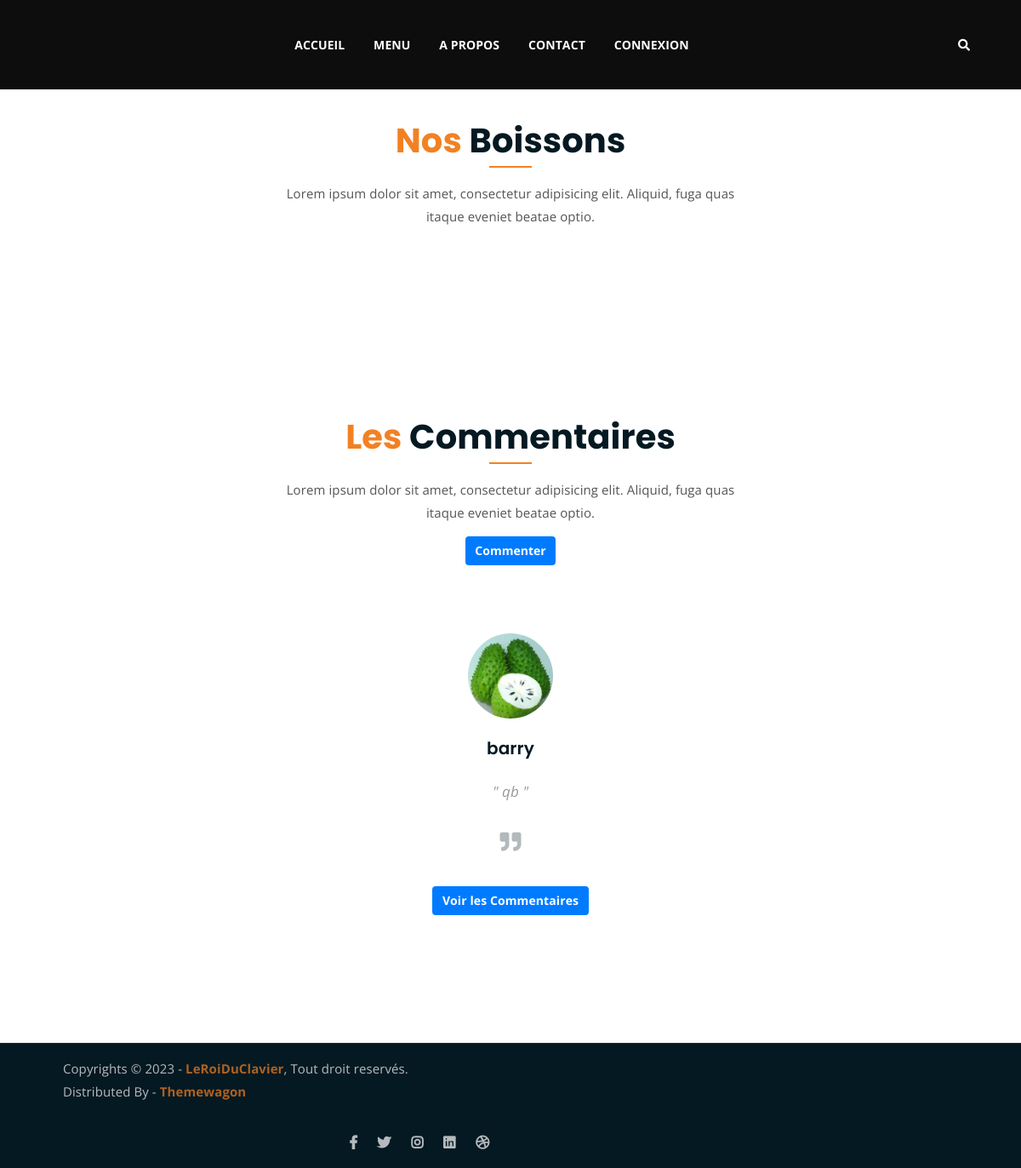
/boissons, run on an earlier commit of the app's database.
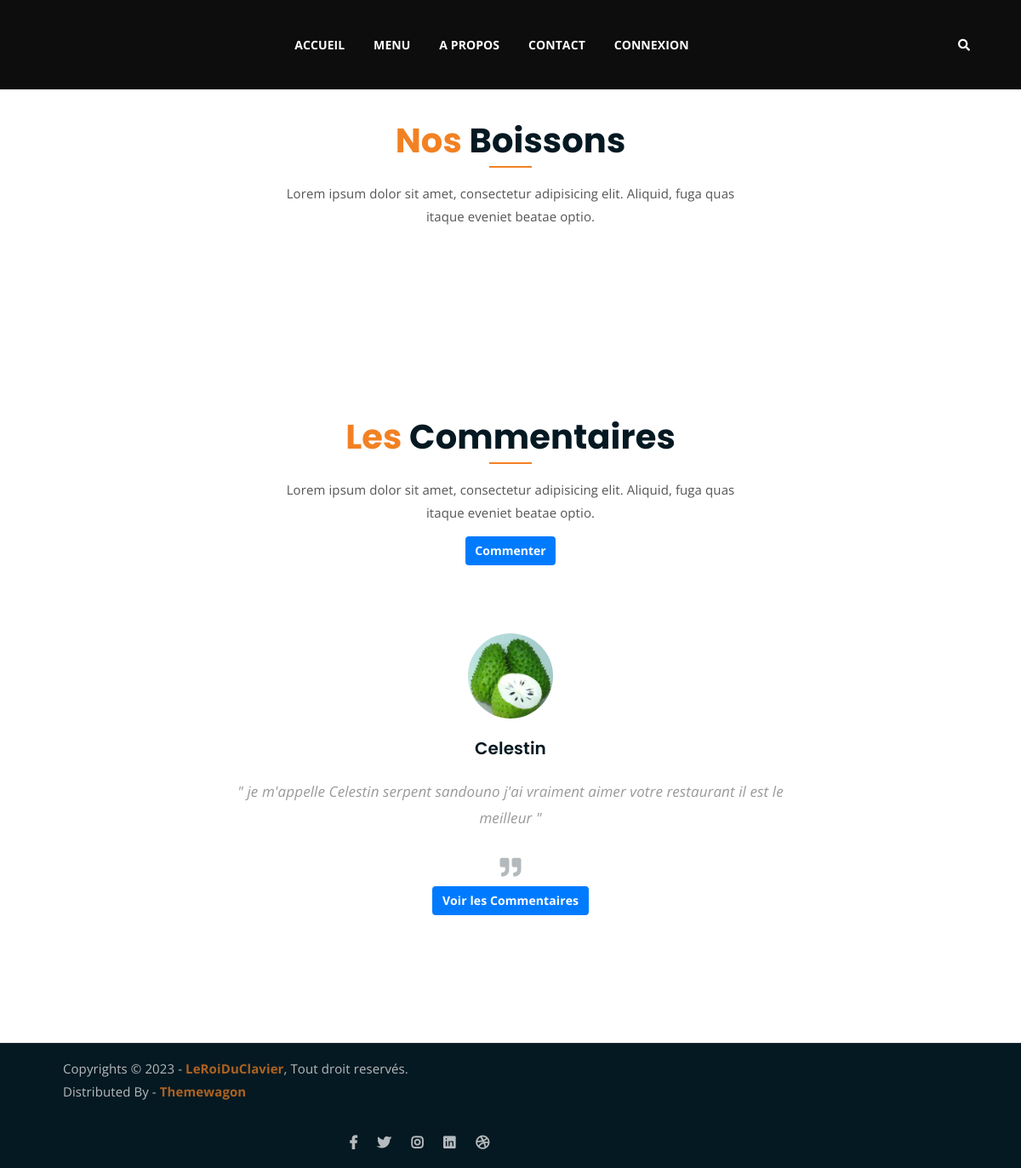
And on a later commit of the database.
### gestion_produit/models.py (models this page shows, shortened)
class Commentaires(models.Model):
    message = models.TextField(null=True)
    date = models.DateField(auto_now_add=True)
    userP = models.ForeignKey(AUTH_USER_MODEL,on_delete=models.CASCADE)
    class Meta:
        verbose_name = ('Commentaire')
        verbose_name_plural = ('commenamentaire')

### gestion_compte/models.py (models this page shows)
class utilisateurs(AbstractUser):
    phone = models.CharField(max_length=13,unique=True,null=True,blank=True)
    profile=models.ImageField(upload_to='profile/',null=True,blank=True)

### gestion_produit/views.py (the view)
def boissons(request):
    donnees = Produits.objects.filter(categorie__nom_categorie='boissons')
    context = {'donnees':donnees}
    return render(request,'gestion_produit/boissons.html',context)

### gestion_produit/context_proccessor.py (called while the page is built)
def cart(request):
    if request.user.is_authenticated:
        cart = Card.objects.get(user = request.user)
        nb = cart.orders.count()
    else:
        nb =0
    context={"nb":nb}# tout les elements de notre panier
    return context

def commentaire(request):
    if request.method == 'POST':
        msg = request.POST.get('message')
        com = Commentaires.objects.create(
            message=msg,
            userP=request.user)
        com.save()
    comment = Commentaires.objects.all()
    context = {'comment':comment}
    return context

### gestion_produit/templates/gestion_produit/boissons.html (shortened to what this page needs)
{% block header %}
	{% include "header.html" %}
{% endblock %}
<div class="product-section mt-150 mb-150">
	<div class="container">
		<div class="row">
			<div class="col-lg-8 offset-lg-2 text-center">
				<div class="section-title">
					<h3><span class="orange-text">Nos</span> Boissons</h3>
					<p>Lorem ipsum dolor sit amet, consectetur adipisicing elit. Aliquid, fuga quas itaque eveniet beatae optio.</p>
				</div>
			</div>
		</div>
	</div>
</div>
{% block footer %}
	{% include "footer.html" %}
{% endblock %}

### templates/footer.html (shortened to what this page needs)
{% load static %}
{% block footer %}
<div class="testimonail-section mt-150 mb-150">
	<div class="container">
		<div class="row">
			<div class="col-lg-8 offset-lg-2 text-center">
				<div class="section-title">
					<h3><span class="orange-text">Les</span> Commentaires</h3>
					<p>Lorem ipsum dolor sit amet, consectetur adipisicing elit. Aliquid, fuga quas itaque eveniet beatae optio.</p>
					<div style="display: flex; justify-content: center;">
						<button type="text" style="display: block;" class="btn btn-primary font-weight-bold mt-3" id="commenter">Commenter</button>
					</div>
				</div>
			</div>
		</div>
		<div class="row">
			<div class="col-lg-10 offset-lg-1 text-center">
				<div class="testimonial-sliders">
					{% for commentaire in comment %}
					<div class="single-testimonial-slider">
						<div class="client-avater">
							{% if commentaire.userP.profile %}
							<img src="{{ commentaire.userP.profile.url }}" alt="">
							{% else %}
							<img src="media/img/avatar.jpg" alt="">
							{% endif %}
						</div>
						<div class="client-meta">
							<h3>{{ commentaire.userP.username }}</h3>
							<p class="testimonial-body">
								" {{ commentaire.message }} "
							</p>
							<div class="last-icon">
								<i class="fas fa-quote-right"></i>
							</div>
						</div>
					</div>
					{% endfor %}
				</div>
			</div>
		</div>
		<p style="display: flex; justify-content: center;">
			<a href="" class="btn btn-primary" style="font-weight: bold;">Voir les Commentaires</a>
		</p>
	</div>
</div>
	<div class="copyright">
		<div class="container">
			<div class="row">hide
				<div class="col-lg-6 col-md-12">
					<p>Copyrights &copy; 2023 - <a href="https://imransdesign.com/">LeRoiDuClavier</a>,  Tout droit reservés.<br>
						Distributed By - <a href="https://themewagon.com/">Themewagon</a>
					</p>
				</div>
				<div class="col-lg-6 text-right col-md-12">
					<div class="social-icons">
						<ul>
							<li><a href="#" target="_blank"><i class="fab fa-facebook-f"></i></a></li>
							<li><a href="#" target="_blank"><i class="fab fa-twitter"></i></a></li>
							<li><a href="#" target="_blank"><i class="fab fa-instagram"></i></a></li>
							<li><a href="#" target="_blank"><i class="fab fa-linkedin"></i></a></li>
							<li><a href="#" target="_blank"><i class="fab fa-dribbble"></i></a></li>
						</ul>
					</div>
				</div>
			</div>
		</div>
	</div>
</body>
</html>
{% endblock  %}

What changed in the data, as far as the page shows it:
removed Commentaires: userP.profile (picture), userP.username "barry", message "qb"
now on this page (row unchanged): Commentaires: userP.profile (picture), userP.username "Celestin", message "je m'appelle Celestin serpent sandouno j'ai vraiment aimer votre restaurant il est le meilleur"
